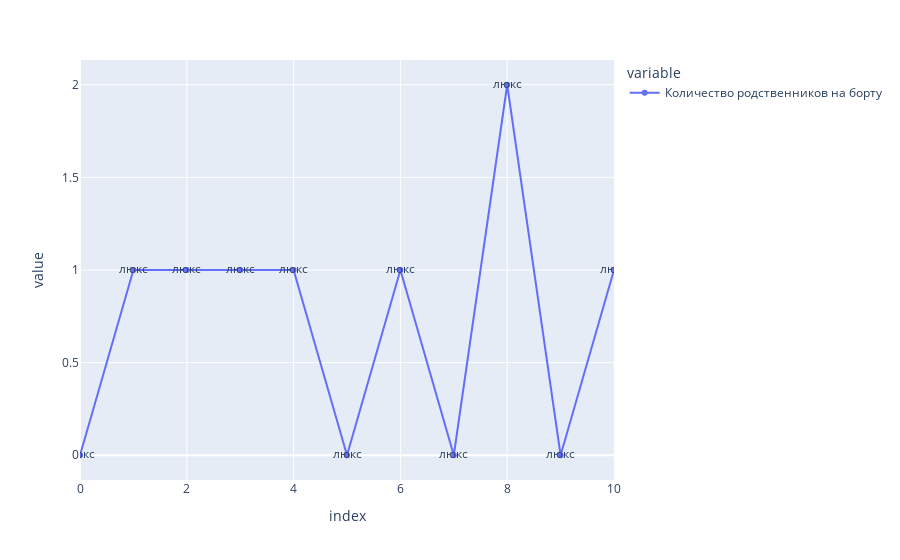

Notebook source saved alongside this figure:
### Code cell
fig = ply.plot(df[['Количество родственников на борту','Класс каюты']].iloc[:25,:],
               kind='line',
         text='Класс каюты')
fig.update_layout(xaxis_range=(0,10))

fig.show()

### Figure 1 — Plotly figure (JSON) as saved in the notebook; plotly's stock layout.template omitted (floating-point values rounded to 4 significant figures)
{"data": [{"hovertemplate": "variable=Количество родственников на борту<br>index=%{x}<br>value=%{y}<br>Класс каюты=%{text}<extra></extra>", "legendgroup": "Количество родственников на борту", "line": {"color": "#636efa", "dash": "solid"}, "marker": {"symbol": "circle"}, "mode": "text+markers+lines", "name": "Количество родственников на борту", "orientation": "v", "showlegend": true, "text": ["люкс", "люкс", "люкс", "люкс", "люкс", "люкс", "люкс", "люкс", "люкс", "люкс", "люкс", "люкс", "люкс", "люкс", "люкс", "люкс", "люкс", "люкс", "люкс", "люкс", "люкс", "люкс", "люкс", "люкс", "люкс"], "x": [0, 1, 2, 3, 4, 5, 6, 7, 8, 9, 10, 11, 12, 13, 14, 15, 16, 17, 18, 19, 20, 21, 22, 23, 24], "xaxis": "x", "y": [0, 1, 1, 1, 1, 0, 1, 0, 2, 0, 1, 1, 0, 0, 0, 0, 0, 0, 0, 0, 1, 1, 0, 0, 0], "yaxis": "y", "type": "scatter"}], "layout": {"xaxis": {"anchor": "y", "domain": [0.0, 1.0], "title": {"text": "index"}, "range": [0, 10]}, "yaxis": {"anchor": "x", "domain": [0.0, 1.0], "title": {"text": "value"}}, "legend": {"title": {"text": "variable"}, "tracegroupgap": 0}, "margin": {"t": 60}}}
